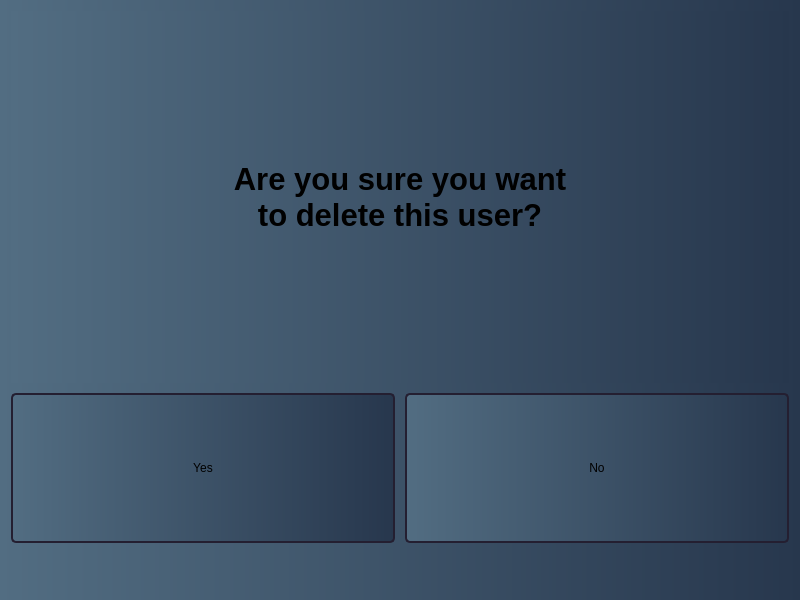
<?xml version="1.0" encoding="UTF-8"?>
<ui version="4.0">
 <class>Form</class>
 <widget class="QWidget" name="Form">
  <property name="geometry">
   <rect>
    <x>0</x>
    <y>0</y>
    <width>800</width>
    <height>600</height>
   </rect>
  </property>
  <property name="minimumSize">
   <size>
    <width>800</width>
    <height>600</height>
   </size>
  </property>
  <property name="maximumSize">
   <size>
    <width>16777215</width>
    <height>16777215</height>
   </size>
  </property>
  <property name="windowTitle">
   <string>Form</string>
  </property>
  <property name="styleSheet">
   <string notr="true">background-color: qlineargradient(spread:pad, x1:0, y1:0, x2:1, y2:0, stop:0 rgba(82, 109, 130, 1), stop:1 rgba(39, 55, 77, 1));</string>
  </property>
  <layout class="QGridLayout" name="gridLayout">
   <item row="0" column="0">
    <layout class="QVBoxLayout" name="verticalLayout" stretch="8,4,1">
     <property name="spacing">
      <number>10</number>
     </property>
     <item>
      <widget class="QLabel" name="confirm_label">
       <property name="font">
        <font>
         <pointsize>23</pointsize>
         <weight>75</weight>
         <bold>true</bold>
        </font>
       </property>
       <property name="text">
        <string>Are you sure you want
to delete this user?</string>
       </property>
       <property name="alignment">
        <set>Qt::AlignCenter</set>
       </property>
      </widget>
     </item>
     <item>
      <layout class="QHBoxLayout" name="horizontalLayout" stretch="1,1">
       <property name="spacing">
        <number>10</number>
       </property>
       <item>
        <widget class="QPushButton" name="yes_delete_button">
         <property name="minimumSize">
          <size>
           <width>384</width>
           <height>150</height>
          </size>
         </property>
         <property name="styleSheet">
          <string notr="true">QPushButton {
    border-radius: 5px;  /* Makes the button rounded */
    padding: 10px;
border: 2px solid #241f31;
}

QPushButton:pressed {
background-color: #E9EFF4;
}</string>
         </property>
         <property name="text">
          <string>Yes</string>
         </property>
        </widget>
       </item>
       <item>
        <widget class="QPushButton" name="no_delete_button">
         <property name="minimumSize">
          <size>
           <width>384</width>
           <height>150</height>
          </size>
         </property>
         <property name="styleSheet">
          <string notr="true">QPushButton {
    border-radius: 5px;  /* Makes the button rounded */
    padding: 10px;
border: 2px solid #241f31;
}

QPushButton:pressed {
background-color: #E9EFF4;
}</string>
         </property>
         <property name="text">
          <string>No</string>
         </property>
        </widget>
       </item>
      </layout>
     </item>
     <item>
      <spacer name="verticalSpacer">
       <property name="orientation">
        <enum>Qt::Vertical</enum>
       </property>
       <property name="sizeHint" stdset="0">
        <size>
         <width>20</width>
         <height>40</height>
        </size>
       </property>
      </spacer>
     </item>
    </layout>
   </item>
  </layout>
 </widget>
 <resources/>
 <connections/>
</ui>
